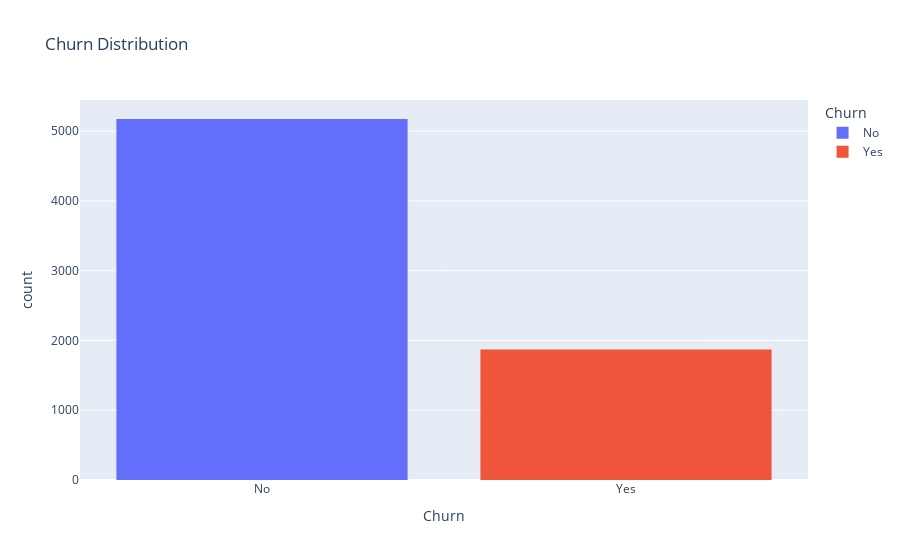

Notebook cell for this chart:
### Markdown cell above
**Churn destribution :**

### Code cell
import plotly.express as px
fig = px.histogram(df, x='Churn', title="Churn Distribution", color='Churn')
fig.show()

### Figure 1 — Plotly figure (JSON) as saved in the notebook; plotly's stock layout.template omitted (floating-point values rounded to 4 significant figures; data arrays with more than 128 entries replaced by an {"elided": "..."} marker saying what was removed)
{"data": [{"alignmentgroup": "True", "bingroup": "x", "hovertemplate": "Churn=%{x}<br>count=%{y}<extra></extra>", "legendgroup": "No", "marker": {"color": "#636efa", "pattern": {"shape": ""}}, "name": "No", "offsetgroup": "No", "orientation": "v", "showlegend": true, "type": "histogram", "x": {"elided": "5174 str values"}, "xaxis": "x", "yaxis": "y"}, {"alignmentgroup": "True", "bingroup": "x", "hovertemplate": "Churn=%{x}<br>count=%{y}<extra></extra>", "legendgroup": "Yes", "marker": {"color": "#EF553B", "pattern": {"shape": ""}}, "name": "Yes", "offsetgroup": "Yes", "orientation": "v", "showlegend": true, "type": "histogram", "x": {"elided": "1869 str values"}, "xaxis": "x", "yaxis": "y"}], "layout": {"barmode": "relative", "legend": {"title": {"text": "Churn"}, "tracegroupgap": 0}, "title": {"text": "Churn Distribution"}, "xaxis": {"anchor": "y", "categoryarray": ["No", "Yes"], "categoryorder": "array", "domain": [0, 1], "title": {"text": "Churn"}}, "yaxis": {"anchor": "x", "domain": [0, 1], "title": {"text": "count"}}}}
